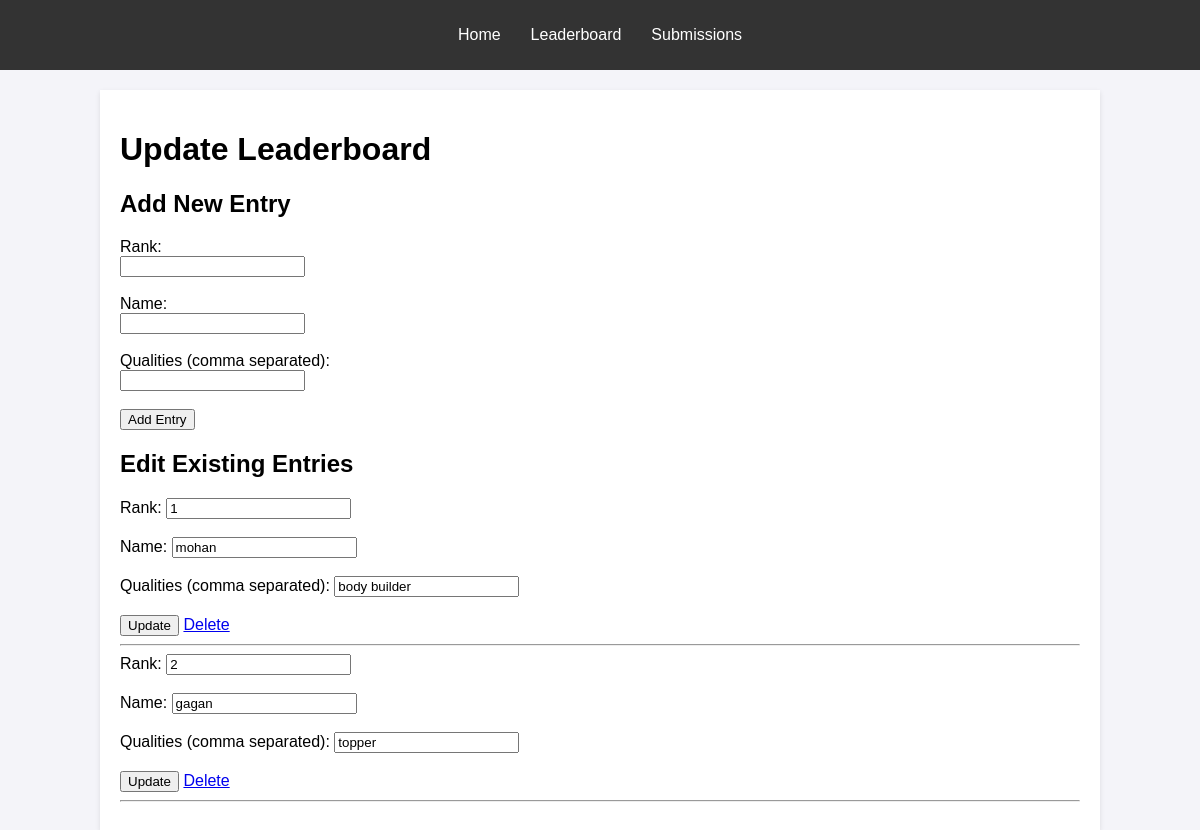
/update_leaderboard, run on an earlier commit of the app's database.
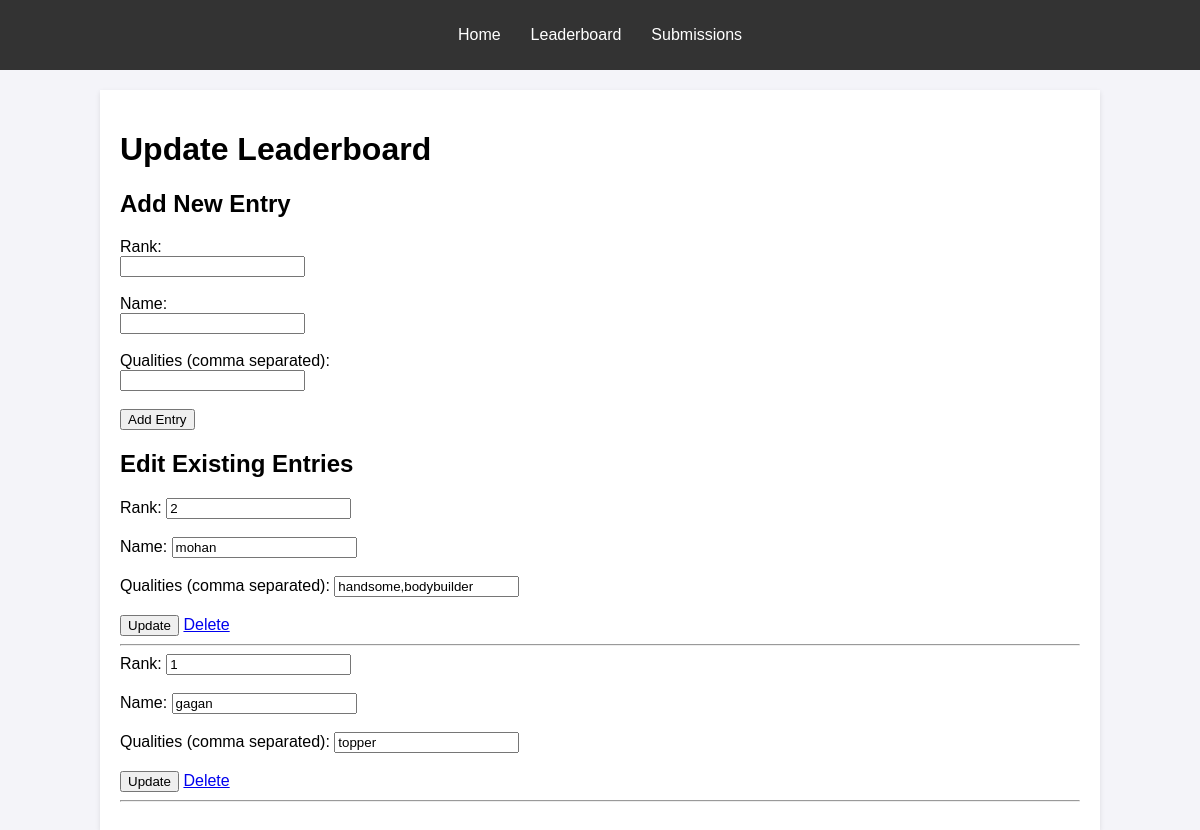
And on a later commit of the database.
### app.py (models this page shows)
class Leaderboard(db.Model):
    id = db.Column(db.Integer, primary_key=True)
    name = db.Column(db.String(100), nullable=False)
    rank = db.Column(db.Integer, nullable=False)
    qualities = db.Column(db.String(500), nullable=True)

### app.py (the view, shortened to what this page needs)
@app.route('/update_leaderboard', methods=['GET', 'POST'])
def update_leaderboard():
    leaderboard_entries = Leaderboard.query.all()
    return render_template('update_leaderboard.html', leaderboard=leaderboard_entries)

### templates/update_leaderboard.html (shortened to what this page needs)
<!DOCTYPE html>
<html lang="en">
<head>
    <link rel="stylesheet" href="/static/leaderboard.css">
</head>
<body>
    <header>
        <nav>
            <ul>
                <li><a href="/">Home</a></li>
                <li><a href="/leaderboard">Leaderboard</a></li>
                <li><a href="/submissions">Submissions</a></li>
            </ul>
        </nav>
    </header>
    <div class="container">
        <h1>Update Leaderboard</h1>
        <h2>Add New Entry</h2>
        <form action="/update_leaderboard" method="POST">
            <label for="rank">Rank:</label><br>
            <input type="number" name="rank" required><br><br>
            <label for="name">Name:</label><br>
            <input type="text" id="name" name="name" required><br><br>
            <label for="qualities">Qualities (comma separated):</label><br>
            <input type="text" id="qualities" name="qualities" required><br><br>
            <button type="submit">Add Entry</button>
        </form>
        <h2>Edit Existing Entries</h2>
        {% for entry in leaderboard %}
        <form action="/update_leaderboard" method="POST">
            <label for="rank{{ entry.id }}">Rank:</label>
            <input type="number" id="rank{{ entry.id }}" name="rank" value="{{ entry.rank }}" required><br><br>
            <label for="name{{ entry.id }}">Name:</label>
            <input type="text" id="name{{ entry.id }}" name="name" value="{{ entry.name }}" required><br><br>
            <label for="qualities{{ entry.id }}">Qualities (comma separated):</label>
            <input type="text" id="qualities{{ entry.id }}" name="qualities" value="{{ entry.qualities }}"
                required><br><br>
            <button type="submit">Update</button>
            <a href="/delete_leaderboard/{{ entry.id }}" class="delete-btn">Delete</a>
        </form>
        <hr>
        {% endfor %}
    </div>
</body>
</html>

What changed in the data, as far as the page shows it:
removed Leaderboard: rank "1", name "mohan", qualities "body builder"
removed Leaderboard: rank "2", name "gagan", qualities "topper"
added Leaderboard: rank "2", name "mohan", qualities "handsome,bodybuilder"
added Leaderboard: rank "1", name "gagan", qualities "topper"
